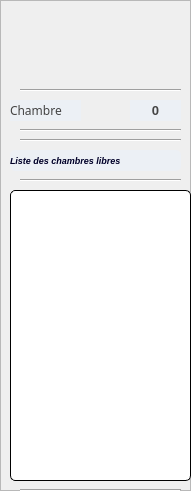
  <widget class="QFrame" name="frame_6">
   <property name="geometry">
    <rect>
     <x>1070</x>
     <y>30</y>
     <width>191</width>
     <height>491</height>
    </rect>
   </property>
   <property name="frameShape">
    <enum>QFrame::StyledPanel</enum>
   </property>
   <property name="frameShadow">
    <enum>QFrame::Raised</enum>
   </property>
   <widget class="Line" name="line_3">
    <property name="geometry">
     <rect>
      <x>20</x>
      <y>120</y>
      <width>161</width>
      <height>20</height>
     </rect>
    </property>
    <property name="orientation">
     <enum>Qt::Horizontal</enum>
    </property>
   </widget>
   <widget class="Line" name="line_2">
    <property name="geometry">
     <rect>
      <x>20</x>
      <y>170</y>
      <width>161</width>
      <height>20</height>
     </rect>
    </property>
    <property name="orientation">
     <enum>Qt::Horizontal</enum>
    </property>
   </widget>
   <widget class="Line" name="line_4">
    <property name="geometry">
     <rect>
      <x>20</x>
      <y>480</y>
      <width>161</width>
      <height>20</height>
     </rect>
    </property>
    <property name="orientation">
     <enum>Qt::Horizontal</enum>
    </property>
   </widget>
   <widget class="Line" name="line_5">
    <property name="geometry">
     <rect>
      <x>20</x>
      <y>130</y>
      <width>161</width>
      <height>20</height>
     </rect>
    </property>
    <property name="orientation">
     <enum>Qt::Horizontal</enum>
    </property>
   </widget>
   <widget class="QPushButton" name="pushButton_6">
    <property name="geometry">
     <rect>
      <x>10</x>
      <y>10</y>
      <width>181</width>
      <height>71</height>
     </rect>
    </property>
    <property name="toolTip">
     <string>Restaurent Manager Solution</string>
    </property>
    <property name="styleSheet">
     <string notr="true">text-align:center; color : black; border: 0px solid #f96332; opacity:0.4;</string>
    </property>
    <property name="text">
     <string/>
    </property>
    <property name="icon">
     <iconset>
      <normaloff>../../IMAGES/Icons/hotel.png</normaloff>../../IMAGES/Icons/hotel.png</iconset>
    </property>
    <property name="iconSize">
     <size>
      <width>100</width>
      <height>100</height>
     </size>
    </property>
   </widget>
   <widget class="Line" name="line_6">
    <property name="geometry">
     <rect>
      <x>20</x>
      <y>80</y>
      <width>161</width>
      <height>20</height>
     </rect>
    </property>
    <property name="orientation">
     <enum>Qt::Horizontal</enum>
    </property>
   </widget>
   <widget class="QPushButton" name="MenuProd_6">
    <property name="geometry">
     <rect>
      <x>10</x>
      <y>150</y>
      <width>171</width>
      <height>21</height>
     </rect>
    </property>
    <property name="sizePolicy">
     <sizepolicy hsizetype="Minimum" vsizetype="Maximum">
      <horstretch>0</horstretch>
      <verstretch>0</verstretch>
     </sizepolicy>
    </property>
    <property name="font">
     <font>
      <family>Arial</family>
      <pointsize>7</pointsize>
      <weight>75</weight>
      <italic>true</italic>
      <bold>true</bold>
      <underline>false</underline>
      <kerning>true</kerning>
     </font>
    </property>
    <property name="toolTip">
     <string>Liste des chambre libre</string>
    </property>
    <property name="statusTip">
     <string/>
    </property>
    <property name="autoFillBackground">
     <bool>false</bool>
    </property>
    <property name="styleSheet">
     <string notr="true">QPushButton{background-color: #ecf0f5;text-align:left; color : #000028;border:0px solid black;border-radius:5px;}
</string>
    </property>
    <property name="text">
     <string>Liste des chambres libres</string>
    </property>
    <property name="icon">
     <iconset>
      <normaloff>../../IMAGES/Icons/receipt.png</normaloff>../../IMAGES/Icons/receipt.png</iconset>
    </property>
    <property name="iconSize">
     <size>
      <width>16</width>
      <height>16</height>
     </size>
    </property>
   </widget>
   <widget class="QPushButton" name="pushButton_3">
    <property name="geometry">
     <rect>
      <x>10</x>
      <y>100</y>
      <width>71</width>
      <height>21</height>
     </rect>
    </property>
    <property name="font">
     <font>
      <family>Calibri Light</family>
      <pointsize>9</pointsize>
     </font>
    </property>
    <property name="toolTip">
     <string>Nombre de Produits sélectionnés</string>
    </property>
    <property name="styleSheet">
     <string notr="true">QPushButton{background-color :#ecf0f5;color:#444444;border:0px;text-align:left;}</string>
    </property>
    <property name="text">
     <string>Chambre</string>
    </property>
    <property name="icon">
     <iconset>
      <normaloff>../../IMAGES/Icons/meal.png</normaloff>../../IMAGES/Icons/meal.png</iconset>
    </property>
   </widget>
   <widget class="QLabel" name="roomIndic">
    <property name="geometry">
     <rect>
      <x>130</x>
      <y>100</y>
      <width>51</width>
      <height>21</height>
     </rect>
    </property>
    <property name="sizePolicy">
     <sizepolicy hsizetype="Minimum" vsizetype="Preferred">
      <horstretch>0</horstretch>
      <verstretch>0</verstretch>
     </sizepolicy>
    </property>
    <property name="font">
     <font>
      <family>MS Shell Dlg 2</family>
      <pointsize>10</pointsize>
      <weight>75</weight>
      <bold>true</bold>
     </font>
    </property>
    <property name="toolTip">
     <string>Nombre de commandes depuis ouverture</string>
    </property>
    <property name="statusTip">
     <string>Nombre de commandes...</string>
    </property>
    <property name="layoutDirection">
     <enum>Qt::LeftToRight</enum>
    </property>
    <property name="styleSheet">
     <string notr="true">QLabel{background-color :#ecf0f5;color:#444444;}</string>
    </property>
    <property name="text">
     <string>0</string>
    </property>
    <property name="alignment">
     <set>Qt::AlignCenter</set>
    </property>
   </widget>
   <widget class="QListWidget" name="freeListWidget">
    <property name="geometry">
     <rect>
      <x>10</x>
      <y>190</y>
      <width>181</width>
      <height>291</height>
     </rect>
    </property>
    <property name="font">
     <font>
      <family>Arial</family>
      <pointsize>9</pointsize>
      <weight>75</weight>
      <italic>false</italic>
      <bold>true</bold>
     </font>
    </property>
    <property name="toolTip">
     <string>Liste des chambres LIBRES</string>
    </property>
    <property name="statusTip">
     <string>Liste des chambres LIBRES</string>
    </property>
    <property name="styleSheet">
     <string notr="true">QListWidget{background-color: white;text-align:left; color : green ;border:1px solid black;border-radius:5px }
</string>
    </property>
    <property name="dragEnabled">
     <bool>true</bool>
    </property>
    <property name="dragDropMode">
     <enum>QAbstractItemView::DragOnly</enum>
    </property>
   </widget>
  </widget>
